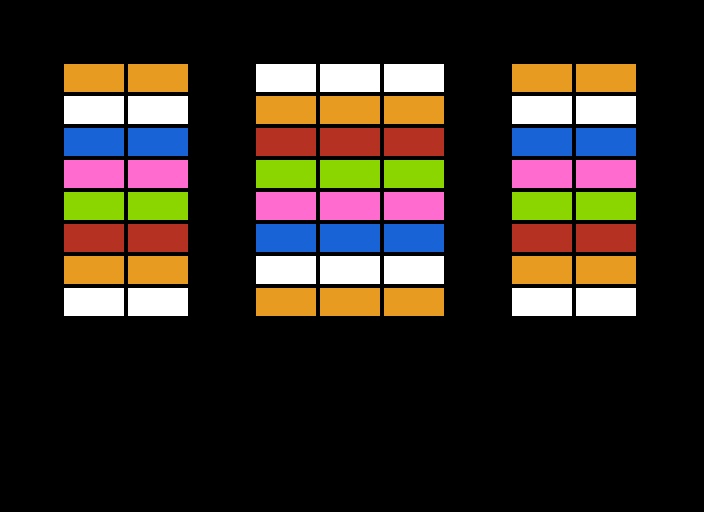

This is a level from a 2D game, rendered from its Tiled map with the project's own tilesets. A one-line summary and the complete map file follow:
An orthogonal 11x16 tile map with 64x32 px tiles, 1 tile layer (Level).

<map version="1.10" tiledversion="1.10.2" orientation="orthogonal" renderorder="right-down" width="11" height="16" tilewidth="64" tileheight="32" infinite="0" nextlayerid="2" nextobjectid="1">
 <tileset firstgid="1" name="tileset" tilewidth="64" tileheight="32" tilecount="12" columns="4">
  <image source="tileset.png" width="256" height="96" />
 </tileset>
 <layer id="1" name="Level" width="11" height="16">
  <data encoding="csv">
0,0,0,0,0,0,0,0,0,0,0,
0,0,0,0,0,0,0,0,0,0,0,
0,8,8,0,1,1,1,0,8,8,0,
0,1,1,0,8,8,8,0,1,1,0,
0,6,6,0,5,5,5,0,6,6,0,
0,7,7,0,4,4,4,0,7,7,0,
0,4,4,0,7,7,7,0,4,4,0,
0,5,5,0,6,6,6,0,5,5,0,
0,8,8,0,1,1,1,0,8,8,0,
0,1,1,0,8,8,8,0,1,1,0,
0,0,0,0,0,0,0,0,0,0,0,
0,0,0,0,0,0,0,0,0,0,0,
0,0,0,0,0,0,0,0,0,0,0,
0,0,0,0,0,0,0,0,0,0,0,
0,0,0,0,0,0,0,0,0,0,0,
0,0,0,0,0,0,0,0,0,0,0
</data>
 </layer>
</map>
